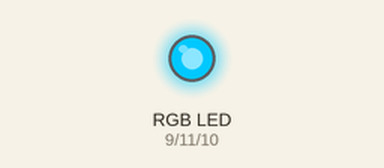
Recording of a sketch running on a simulated Arduino Uno, built with avr-gcc and run on an emulated ATmega328P. Shown: an RGB LED mixed from three pins (HIGH = lit). Dim RGB values are drawn brighter than linear.

Above: at 0.05 s.
At 2.0 s:
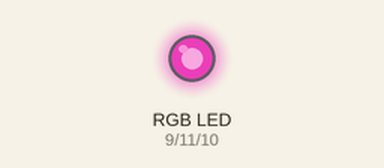
Timing chart, 0 to 4.6 s (numbered marks = the images above):
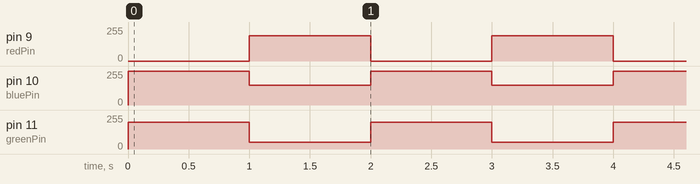

The sketch:

step_2-analog-color-combos.ino
```cpp
/*
   Blink Different Colors LED On and Off
   Circuit: LED and resistors on 9, 10, 11
*/

int greenPin = 11; // variable for green LED pin
int bluePin = 10; // variable for blue LED pin
int redPin = 9; // variable for red LED pin

void setup() {
  // set that the LED pin will be an output
  pinMode(redPin, OUTPUT);
  pinMode(greenPin, OUTPUT);
  pinMode(bluePin, OUTPUT);

}

void loop() {

  // turn on and off different color combinations
  analogWrite(redPin, 0);
  analogWrite(greenPin, 200);
  analogWrite(bluePin, 255);
  // pause
  delay(1000);

  // turn on and off different color combinations
  analogWrite(redPin, 190);
  analogWrite(greenPin, 50);
  analogWrite(bluePin, 150);
  //pause
  delay(1000);
}
```

Measured:
- by itself, pin 9 (redPin): alternates 190/255 for 1.0 s and 0/255 for 1.0 s
- by itself, pin 10 (bluePin): alternates 255/255 for 1.0 s and 150/255 for 1.0 s
- by itself, pin 11 (greenPin): alternates 200/255 for 1.0 s and 50/255 for 1.0 s
